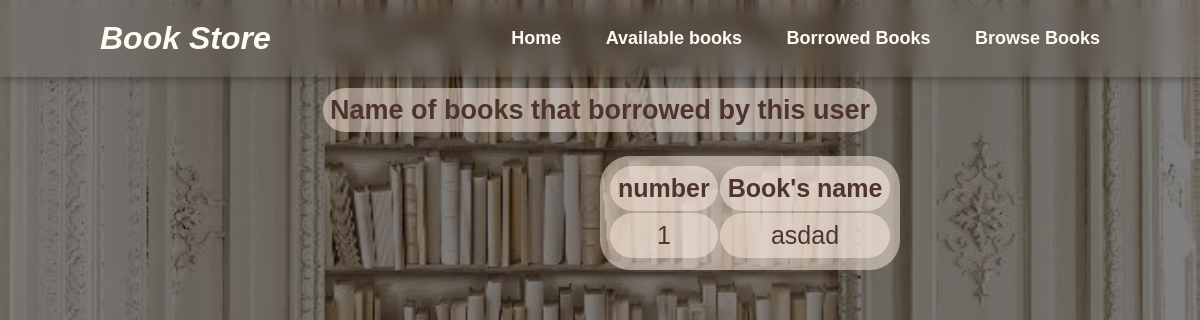
Before: /user/borrow/ with the older database file.
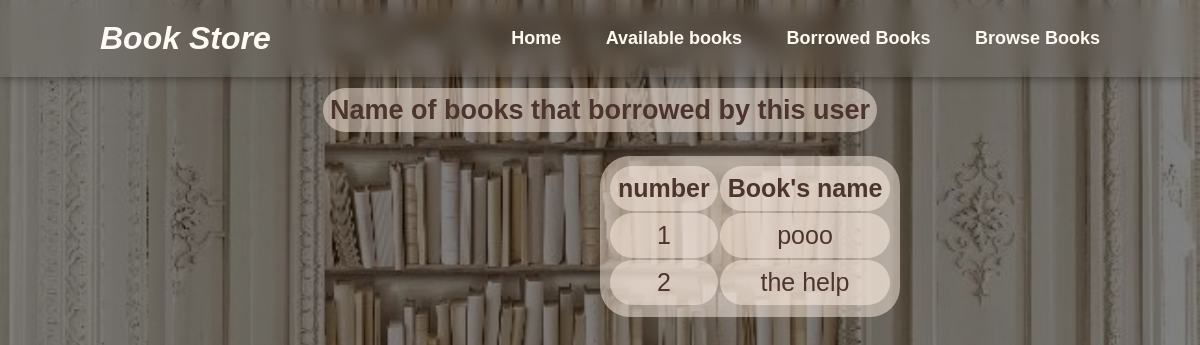
After: the same page with the newer database file.
### admins/models.py (models this page shows, shortened)
class Book(models.Model):
    categories = {"Adventure": "Adventure", "Romance": "Romance", "Self Help": "Self Help",
                  "Fantasia": "Fantasia", "Horror":  "Horror", "Historical Fiction": "Historical Fiction"}
    ava = {"Available": "Available", "Borrowed": "Borrowed"}
    b_id = models.CharField(primary_key=True, max_length=50)
    name = models.CharField(max_length=50)
    description = models.TextField(max_length=500)
    author = models.CharField(max_length=50)
    category = models.CharField(max_length=50, choices=categories)
    image = models.ImageField(upload_to='photos/')
    availability = models.CharField(max_length=12, default="Available", choices=ava)

### user/views.py (the view)
# urls.py: path('borrow/', views.Borrow, name='borrow'),
def Borrow(request):
    borrows = Book.objects.filter(availability="Borrowed")
    return render(request, 'user/borrow-user.html', {'borrows': borrows})

### templates/user/borrow-user.html (shortened to what this page needs)
{%load static%}
<!DOCTYPE html>
<html lang="en">
<head>
    <link rel="stylesheet" href="{%static 'css/user-nav.css'%}">
    <link rel="stylesheet" href="{%static 'css/add.css'%}">
</head>
<body>
    <header class="header">
        <a href="#" class="logo">Book Store</a>
        <nav class="navbar">
            <a href="../">Home</a>
            <a href="../view">Available books</a>
            <a href="../borrow">Borrowed Books</a>
            <a href="../browse">Browse Books</a>
        </nav>
    </header>
    <br>
    <div>
        <label for="_book"><b>Name of books that borrowed by this user</b></label>
        <br>
        <table id="_book" style="margin-left: 600px">
            <thead>
                <tr>
                    <th>number</th>
                    <th>Book's name</th>
                </tr>
            </thead>
            <tbody id="borrowedBooksTable">
                {% for borrow in borrows %}
                <tr>
                    <td>{{ forloop.counter }}</td>
                    <td>{{ borrow.name }}</td>
                </tr>
                {% endfor %}
            </tbody>
        </table>
    </div>
</body>

Changed rows visible on the page:
changed Book: name "asdad" → "pooo"
now on this page (row edited): Book: name "the help"
